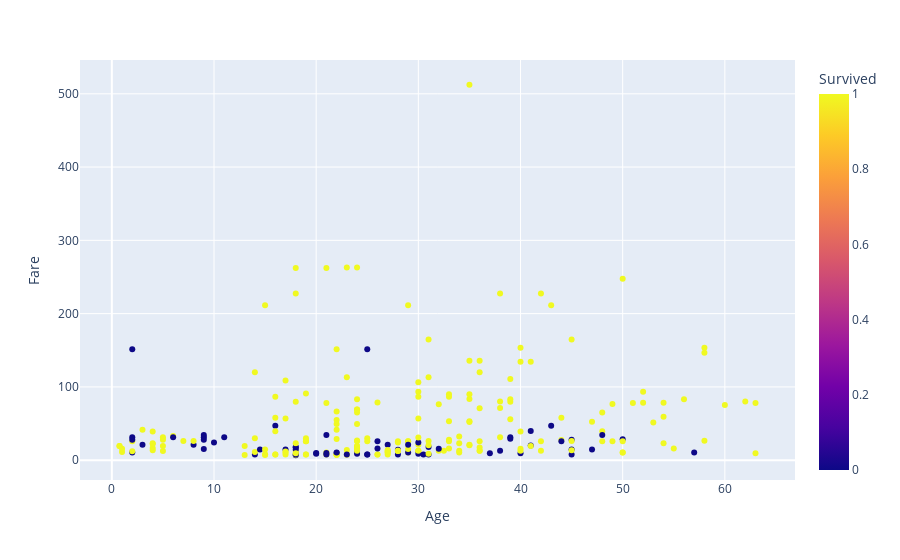
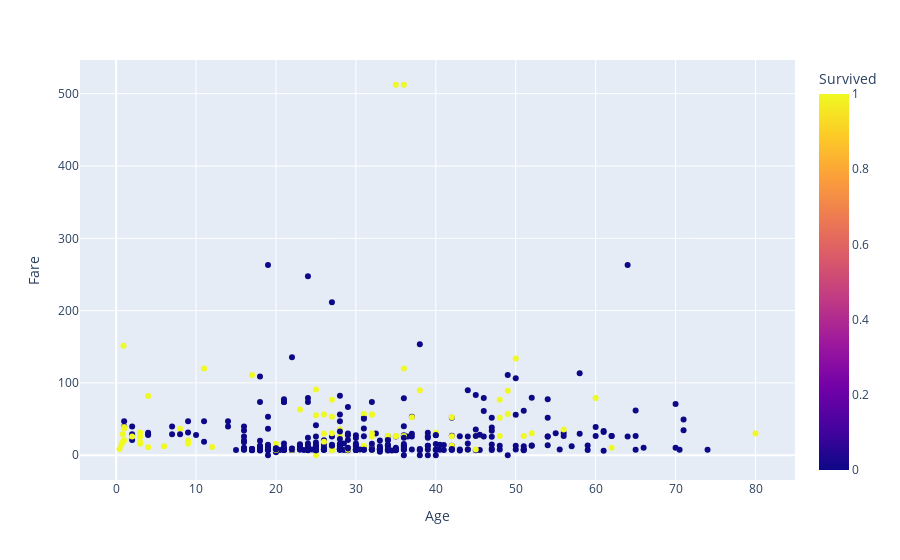

Notebook source saved alongside these figures, in order:
### Code cell
# Je veux vérifier l'effet "les femmes et les enfants d'abord"
display(px.scatter(df1[df1.Sex == 'female'], x="Age", y="Fare", color="Survived"))
display(px.scatter(df1[df1.Sex == 'male'], x="Age", y="Fare", color="Survived"))
# Que je valide

### Figure 1 — Plotly figure (JSON) as saved in the notebook; plotly's stock layout.template omitted (floating-point values rounded to 4 significant figures; data arrays with more than 128 entries replaced by an {"elided": "..."} marker saying what was removed)
{"data": [{"hovertemplate": "Age=%{x}<br>Fare=%{y}<br>Survived=%{marker.color}<extra></extra>", "legendgroup": "", "marker": {"color": {"elided": "314 int values"}, "coloraxis": "coloraxis", "symbol": "circle"}, "mode": "markers", "name": "", "orientation": "v", "showlegend": false, "type": "scatter", "x": {"elided": "314 float values"}, "xaxis": "x", "y": {"elided": "314 float values"}, "yaxis": "y"}], "layout": {"coloraxis": {"colorbar": {"title": {"text": "Survived"}}, "colorscale": [[0, "#0d0887"], [0.1111, "#46039f"], [0.2222, "#7201a8"], [0.3333, "#9c179e"], [0.4444, "#bd3786"], [0.5556, "#d8576b"], [0.6667, "#ed7953"], [0.7778, "#fb9f3a"], [0.8889, "#fdca26"], [1, "#f0f921"]]}, "legend": {"tracegroupgap": 0}, "margin": {"t": 60}, "xaxis": {"anchor": "y", "domain": [0, 1], "title": {"text": "Age"}}, "yaxis": {"anchor": "x", "domain": [0, 1], "title": {"text": "Fare"}}}}

### Figure 2 — Plotly figure (JSON) as saved in the notebook; plotly's stock layout.template omitted (floating-point values rounded to 4 significant figures; data arrays with more than 128 entries replaced by an {"elided": "..."} marker saying what was removed)
{"data": [{"hovertemplate": "Age=%{x}<br>Fare=%{y}<br>Survived=%{marker.color}<extra></extra>", "legendgroup": "", "marker": {"color": {"elided": "577 int values"}, "coloraxis": "coloraxis", "symbol": "circle"}, "mode": "markers", "name": "", "orientation": "v", "showlegend": false, "type": "scatter", "x": {"elided": "577 float values"}, "xaxis": "x", "y": {"elided": "577 float values"}, "yaxis": "y"}], "layout": {"coloraxis": {"colorbar": {"title": {"text": "Survived"}}, "colorscale": [[0, "#0d0887"], [0.1111, "#46039f"], [0.2222, "#7201a8"], [0.3333, "#9c179e"], [0.4444, "#bd3786"], [0.5556, "#d8576b"], [0.6667, "#ed7953"], [0.7778, "#fb9f3a"], [0.8889, "#fdca26"], [1, "#f0f921"]]}, "legend": {"tracegroupgap": 0}, "margin": {"t": 60}, "xaxis": {"anchor": "y", "domain": [0, 1], "title": {"text": "Age"}}, "yaxis": {"anchor": "x", "domain": [0, 1], "title": {"text": "Fare"}}}}
